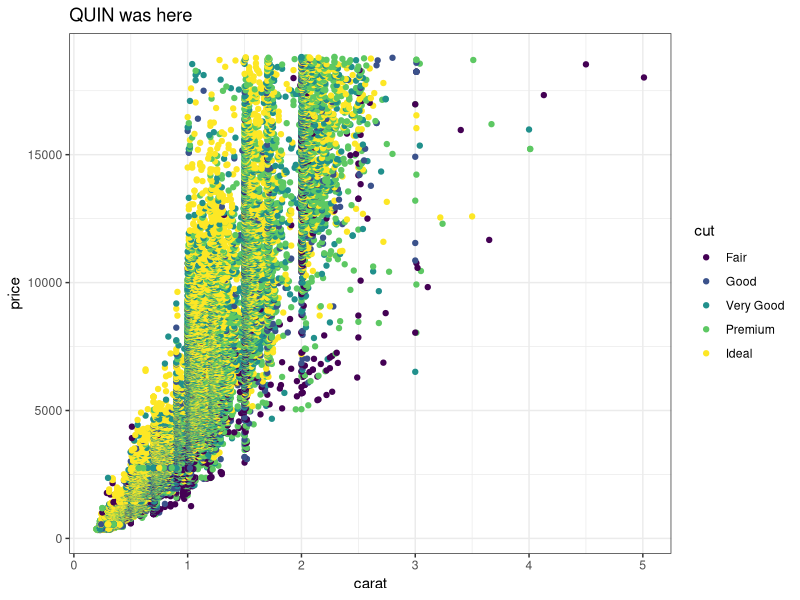
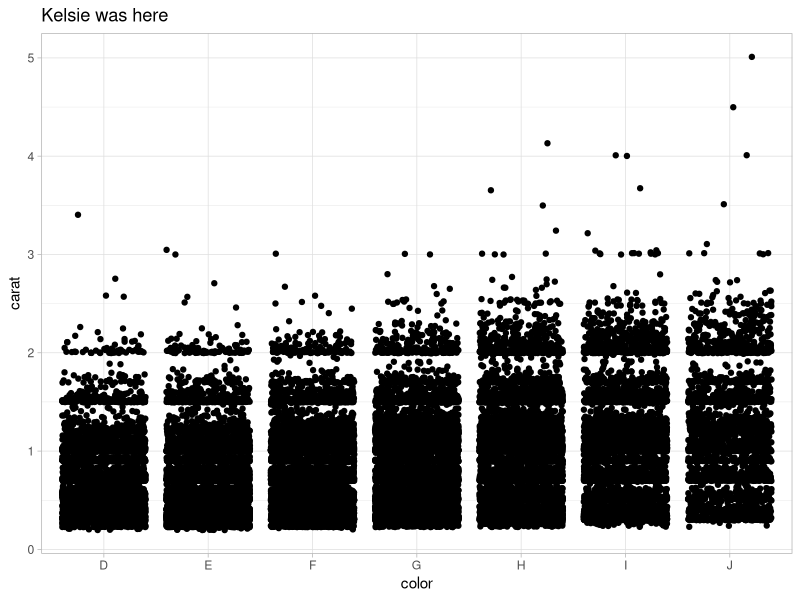
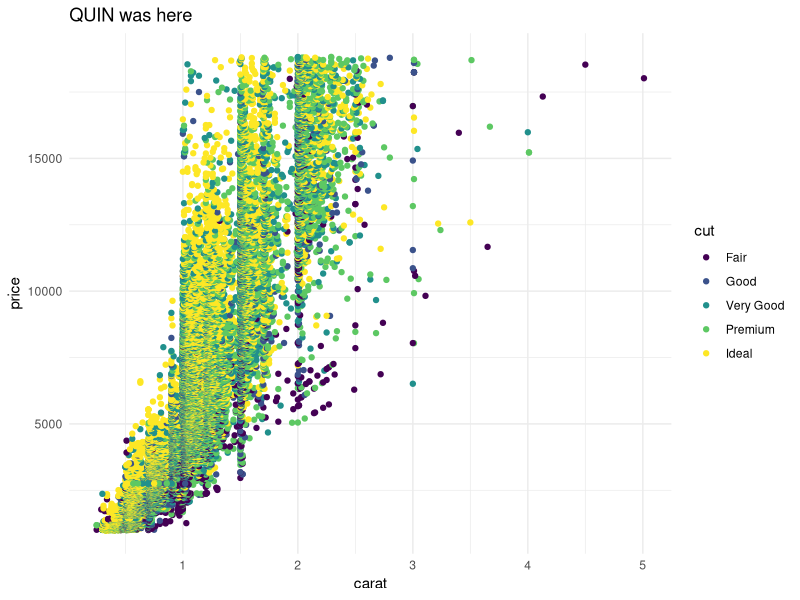

Source code (R) for these figures, in order:
## ---- chunk 1
knitr::opts_chunk$set(echo = TRUE)
library(tidyverse)
## ---- chunk 2
# Partner 1: 
# Run the code below to see the original graph
# Change the code below to make the point color change based on 'cut', and update the theme to theme_bw(). Update the title to include your first name. 

ggplot(data = diamonds, aes(x = carat, y = price, color = cut)) +
  geom_point() +
  theme_void() +
  labs(title = "QUIN was here") +
  theme_bw()
## ---- chunk 3
# Partner 2: 
# Run the code below to see the original graph
# Change the code below to make the geom a geom_jitter, and update the theme to theme_light. Update the title to include your first name. 

ggplot(data = diamonds, aes(x = color, y = carat)) +
  geom_jitter() +
  theme_light() +
  labs(title = "Kelsie was here")
## ---- chunk 4

poop <- c(1, 4, 9, 11, 18, 27, 49, 63)
poop
# Coding is difficult but kinda fun?
#fuck maybe it did not pull lol
hi_price <- diamonds %>% 
  filter(price > 1000)

ggplot(data = hi_price, aes(x = carat, y = price, color = cut)) +
  geom_point() +
  theme_void() +
  labs(title = "QUIN was here") +
  theme_minimal()

## ---- chunk 5
